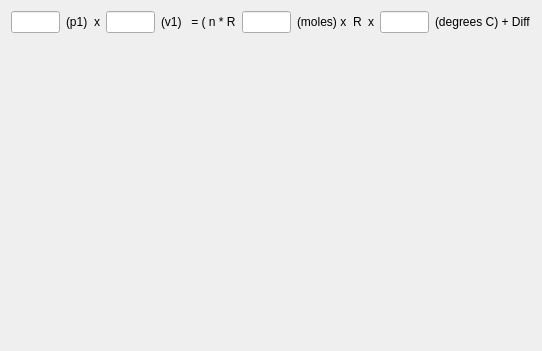
<?xml version="1.0" encoding="UTF-8"?>
<ui version="4.0">
 <class>CPage</class>
 <widget class="QWidget" name="CPage">
  <property name="geometry">
   <rect>
    <x>0</x>
    <y>0</y>
    <width>542</width>
    <height>351</height>
   </rect>
  </property>
  <property name="windowTitle">
   <string>Title</string>
  </property>
  <layout class="QVBoxLayout" name="verticalLayout">
   <item>
    <layout class="QHBoxLayout" name="horizontalLayout">
     <item>
      <widget class="QLineEdit" name="p"/>
     </item>
     <item>
      <widget class="QLabel" name="pLabel">
       <property name="text">
        <string>(p1)</string>
       </property>
      </widget>
     </item>
     <item>
      <widget class="QLabel" name="label">
       <property name="text">
        <string>x</string>
       </property>
      </widget>
     </item>
     <item>
      <widget class="QLineEdit" name="v"/>
     </item>
     <item>
      <widget class="QLabel" name="vLabel">
       <property name="text">
        <string>(v1)</string>
       </property>
      </widget>
     </item>
     <item>
      <widget class="QLabel" name="label_5">
       <property name="text">
        <string> = ( n * R</string>
       </property>
      </widget>
     </item>
     <item>
      <widget class="QLineEdit" name="numMoles"/>
     </item>
     <item>
      <widget class="QLabel" name="label_3">
       <property name="text">
        <string>(moles) x</string>
       </property>
      </widget>
     </item>
     <item>
      <widget class="QLabel" name="idealGasConstant">
       <property name="text">
        <string>R</string>
       </property>
      </widget>
     </item>
     <item>
      <widget class="QLabel" name="label_4">
       <property name="text">
        <string>x</string>
       </property>
      </widget>
     </item>
     <item>
      <widget class="QLineEdit" name="t"/>
     </item>
     <item>
      <widget class="QLabel" name="tLabel">
       <property name="text">
        <string>(degrees C) + Diff</string>
       </property>
      </widget>
     </item>
    </layout>
   </item>
   <item>
    <spacer name="verticalSpacer">
     <property name="orientation">
      <enum>Qt::Orientation::Vertical</enum>
     </property>
     <property name="sizeHint" stdset="0">
      <size>
       <width>20</width>
       <height>40</height>
      </size>
     </property>
    </spacer>
   </item>
  </layout>
  <action name="actionExit">
   <property name="text">
    <string>Exit</string>
   </property>
   <property name="iconText">
    <string>E&amp;xit</string>
   </property>
   <property name="shortcut">
    <string>Alt+F4</string>
   </property>
  </action>
 </widget>
 <resources/>
 <connections/>
</ui>
